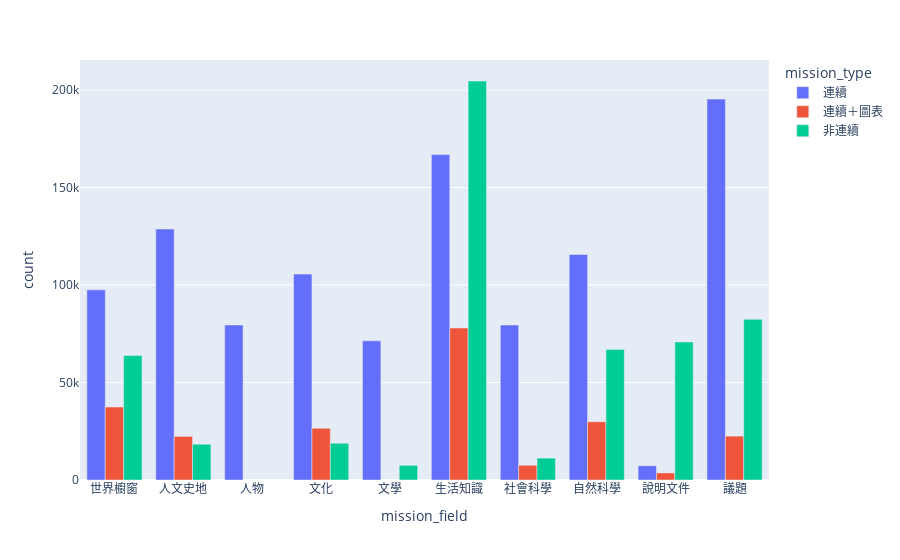

This figure's notebook cell:
### Code cell
fig = px.bar(df_, x='mission_field', y='count',
             color='mission_type', barmode='group')
fig.show()

### Figure 1 — Plotly figure (JSON) as saved in the notebook; plotly's stock layout.template omitted (floating-point values rounded to 4 significant figures)
{"data": [{"alignmentgroup": "True", "hovertemplate": "mission_type=連續<br>mission_field=%{x}<br>count=%{y}<extra></extra>", "legendgroup": "連續", "marker": {"color": "#636efa", "pattern": {"shape": ""}}, "name": "連續", "offsetgroup": "連續", "orientation": "v", "showlegend": true, "textposition": "auto", "type": "bar", "x": ["世界櫥窗", "人文史地", "人物", "文化", "文學", "生活知識", "社會科學", "自然科學", "說明文件", "議題"], "xaxis": "x", "y": [97531, 128740, 79521, 105603, 71397, 166902, 79499, 115674, 7303, 195371], "yaxis": "y"}, {"alignmentgroup": "True", "hovertemplate": "mission_type=連續＋圖表<br>mission_field=%{x}<br>count=%{y}<extra></extra>", "legendgroup": "連續＋圖表", "marker": {"color": "#EF553B", "pattern": {"shape": ""}}, "name": "連續＋圖表", "offsetgroup": "連續＋圖表", "orientation": "v", "showlegend": true, "textposition": "auto", "type": "bar", "x": ["世界櫥窗", "人文史地", "文化", "生活知識", "社會科學", "自然科學", "說明文件", "議題"], "xaxis": "x", "y": [37437, 22382, 26506, 77974, 7565, 29891, 3619, 22508], "yaxis": "y"}, {"alignmentgroup": "True", "hovertemplate": "mission_type=非連續<br>mission_field=%{x}<br>count=%{y}<extra></extra>", "legendgroup": "非連續", "marker": {"color": "#00cc96", "pattern": {"shape": ""}}, "name": "非連續", "offsetgroup": "非連續", "orientation": "v", "showlegend": true, "textposition": "auto", "type": "bar", "x": ["世界櫥窗", "人文史地", "文化", "文學", "生活知識", "社會科學", "自然科學", "說明文件", "議題"], "xaxis": "x", "y": [63914, 18331, 18844, 7528, 204662, 11220, 66989, 70840, 82435], "yaxis": "y"}], "layout": {"barmode": "group", "legend": {"title": {"text": "mission_type"}, "tracegroupgap": 0}, "margin": {"t": 60}, "xaxis": {"anchor": "y", "domain": [0, 1], "title": {"text": "mission_field"}}, "yaxis": {"anchor": "x", "domain": [0, 1], "title": {"text": "count"}}}}
